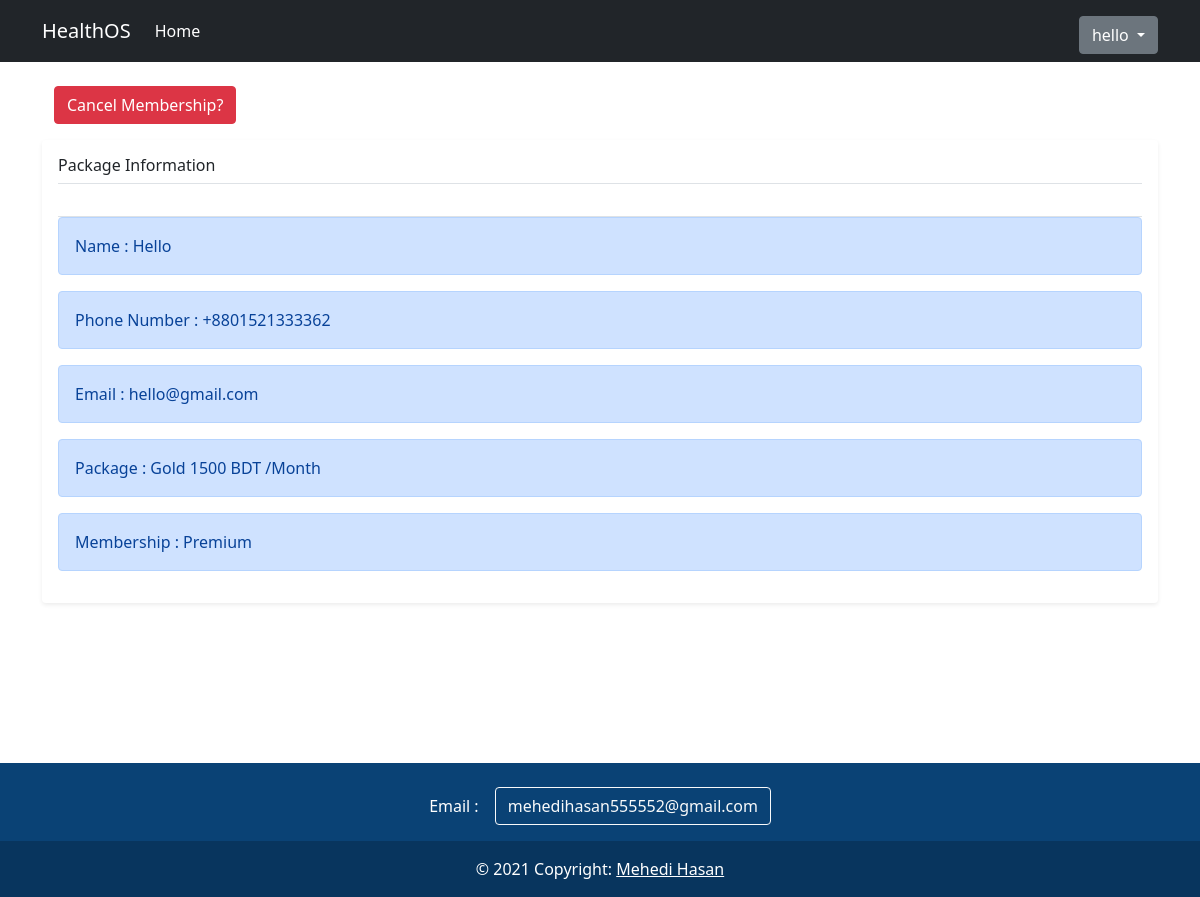
The app's page /settings/ (signed in) with its own data.
### base/models.py (models this page shows, shortened)
class User(AbstractUser):
    name = models.CharField(max_length=200,null=True)
    username = models.CharField(unique=True,max_length=200,null=True)
    email = models.EmailField(unique=True,null=True)
    phone_number = PhoneNumberField()
    USERNAME_FIELD = 'email'
    REQUIRED_FIELDS = ['username']

class Customer(models.Model):
    user = models.OneToOneField(User, on_delete=models.CASCADE)
    stripeid = models.CharField(max_length=255)
    stripe_subscription_id = models.CharField(max_length=255)
    cancel_at_period_end = models.BooleanField(default=False)
    membership = models.BooleanField(default=False)

### base/views.py (the view)
# urls.py: path('settings/', views.settings, name='settings'),
def settings(request):
    customer = Customer.objects.filter(user_id=request.user.id)
    membership = False
    cancel_at_period_end = False
    if request.method == 'POST':
        subscription = stripe.Subscription.retrieve(request.user.customer.stripe_subscription_id)
        subscription.cancel_at_period_end = True
        request.user.customer.cancel_at_period_end = True
        cancel_at_period_end = True
        subscription.save()
        request.user.customer.save()
    else:
        try:
            if request.user.customer.membership:
                membership = True
            if request.user.customer.cancel_at_period_end:
                cancel_at_period_end = True
        except Customer.DoesNotExist:
            membership = False
    context = {'membership':membership,
    'cancel_at_period_end':cancel_at_period_end,'customer':customer}
    return render(request, 'base/settings.html', context)

### templates/base/settings.html (shortened to what this page needs)
{% extends 'base/main.html' %}
{% block content %}
<main role="main" class="container">
  <br>
    <div class="container">
        {% if cancel_at_period_end %}
        <h5 class="card-body">membership will run to the end of your billing cycle.</h5>
        {% elif membership %}
        <form action="{% url 'settings' %}" method="POST">
          <input type="submit" class="btn btn-danger" value="Cancel Membership?">
        </form>
        {% else %}
        <a href="{% url 'index' %}">Get a membership</a>
        {% endif %}
      </div>
    <div class="my-3 p-3 bg-white rounded shadow-sm">
      <h6 class="border-bottom border-gray pb-2 mb-0">Package Information</h6>
      <div class="media text-muted pt-3">
        <p class="media-body pb-3 mb-0 small lh-125 border-bottom border-gray">
         {% for i in customer %}
         <div class="alert alert-primary" role="alert">
          Name : {{i.user.name}}
        </div>
         <div class="alert alert-primary" role="alert">
          Phone Number : {{i.user.phone_number}}
        </div>
        <div class="alert alert-primary" role="alert">
          Email : {{i.user.email}}
        </div>
        {% if i.customer.stripe_subscription_id == 'price_1JiGJgEcjDyQJdh0J2Hgi3k1' %}
        <div class="alert alert-primary" role="alert">
          Package : Bronze 500 BDT /Month
        </div>
        {% elif i.stripe_subscription_id == 'price_1JiGJgEcjDyQJdh0pLWYKrJC' %}
        <div class="alert alert-primary" role="alert">
          Package : Silver  750 BDT /Month
        </div>
        {% else  %}
        <div class="alert alert-primary" role="alert">
          Package : Gold  1500 BDT /Month
        </div>
        {% endif %}
         {% if i.membership == True %}
         <div class="alert alert-primary" role="alert">
          Membership : Premium
        </div>
        {% else %}
        <div class="alert alert-primary" role="alert">
          Membership : None
        </div>
        {% endif %}
         {% endfor %}
        </p>
      </div>
    </div>
  </main>
{% endblock %}

### templates/base/main.html (shortened to what this page needs)
{% load static %}
<!DOCTYPE html>
<html lang="en">
<head>
    <link href="https://cdn.jsdelivr.net/npm/bootstrap@5.1.2/dist/css/bootstrap.min.css" rel="stylesheet">
</head>
<body>
    <nav class="navbar navbar-expand-lg navbar-dark bg-dark">
        <div class="container">
          <a class="navbar-brand" href="{% url 'index' %}">HealthOS</a>
          <div class="collapse navbar-collapse" id="navbarNav">
            <ul class="navbar-nav">
              <li class="nav-item">
                <a class="nav-link active" aria-current="page" href="{% url 'index' %}">Home</a>
              </li>
            </ul>
          </div>
          <div>
            {% if request.user.is_authenticated %}
              <div class="dropdown">
                <button class="btn btn-secondary dropdown-toggle" type="button" id="dropdownMenuButton1" data-bs-toggle="dropdown" aria-expanded="false">
                    {{user.username}}
                </button>
              </div>
            {% else %}
            <a href="{% url 'login' %}">
                <h4 >Login</h4>
            </a>
            {% endif %}
          </div>
        </div>
      </nav>
    {% block content %}
    {% endblock %}
   <br><br><br><br><br><br>
    <section class="">
      <footer class="text-center text-white" style="background-color: #0a4275;">
        <div class="container p-4 pb-0">
          <section class="">
            <p class="d-flex justify-content-center align-items-center">
              <span class="me-3">Email : </span>
              <button type="button" class="btn btn-outline-light btn-rounded">
                mehedihasan555552@gmail.com
              </button>
            </p>
          </section>
        </div>
        <div class="text-center p-3" style="background-color: rgba(0, 0, 0, 0.2);">
          © 2021 Copyright:
          <a class="text-white" href="http://mehedi555552.pythonanywhere.com/">Mehedi Hasan</a>
        </div>
      </footer>
    </section>
</body>
</html>

### records on screen
User: username "hello"
Customer: user.name "Hello", user.phone_number "+8801521333362", user.email "hello@gmail.com", shows "Package : Gold 1500 BDT /Month", membership "Membership : Premium"
